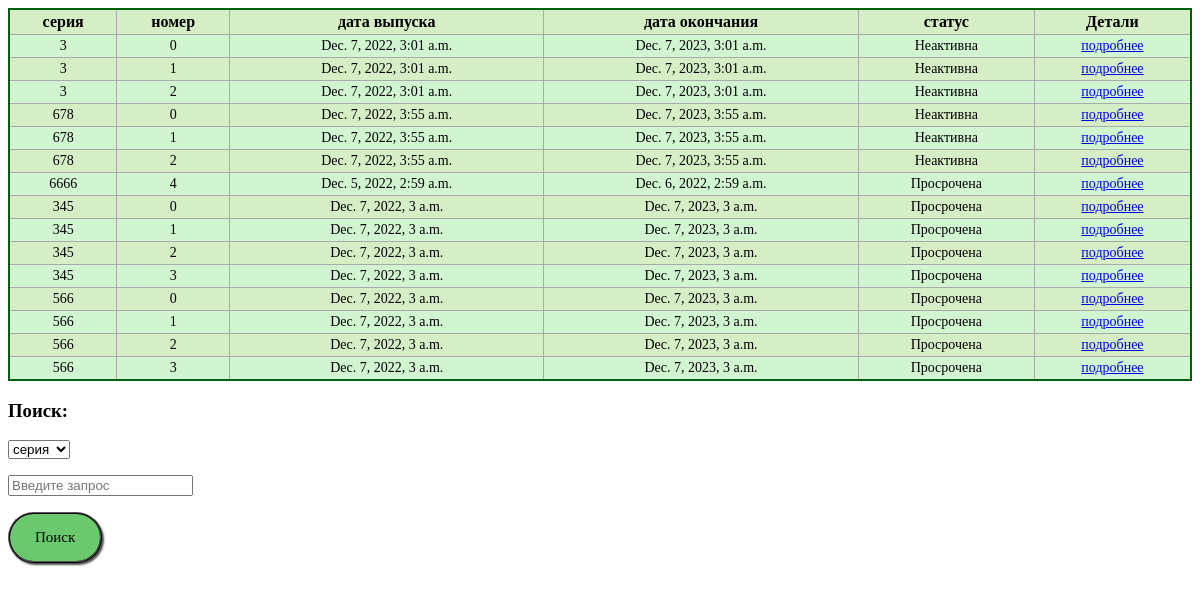
/card/, run on the app's committed database.
### app_card/models.py (models this page shows, shortened)
class Card(models.Model):
    STATUS_CHOICES = [('a', 'active'), ('e', 'inactive'), ('n', 'expired')]
    series = models.CharField(null=False, max_length=10, verbose_name='серия')
    number = models.IntegerField(null=False, verbose_name='номер')
    release_date = models.DateTimeField(verbose_name='дата выпуска')
    end_date = models.DateTimeField(verbose_name='дата окончания', db_index=True)
    status = models.CharField(max_length=1, default='e', choices=STATUS_CHOICES, verbose_name='статус')
    class Meta:
        ordering = ['status', 'release_date']
        unique_together = ('series', 'number')

### app_card/views.py (the view)
# urls.py: path('card/', CardListView.as_view(), name='card_list'),
class CardListView(generic.ListView):
    data = timezone.now()
    cards = Card.objects.order_by('end_date')
    for card in cards:
        if card.end_date <= data:
            card.status = 'n'
            card.save()
        else:
            break
    model = Card
    template_name = 'app_card/card_list.html'
    context_object_name = 'card_list'

### app_card/templates/app_card/card_list.html (shortened to what this page needs)
{% load static %}
<!DOCTYPE html>
<html lang="en">
<head>
    <link rel="stylesheet" href="{% static 'css/style.css'%}" type="text/css">
</head>
<body>
<div class="div1">
    <table class="my_table">
        <tr><th>серия</th><th>номер</th><th>дата выпуска</th><th>дата окончания</th><th>статус</th><th>Детали</th></tr>
        {% for card in card_list %}
        {% if card_list %}
        <tr><td>{{card.series}}</td>
            <td>{{card.number}}</td>
            <td>{{card.release_date}}</td>
            <td>{{card.end_date}}</td>
            <td>{% if card.status == 'e'%} Неактивна {% elif card.status == 'a'%} Активна {% else %} Просрочена {% endif %}</td>
            <td><a href="/card/{{card.id}}">подробнее</a></td>
        </tr>
        {% else %}
        <p></p>
        {% endif %}
        {% endfor %}
    </table>
</div>
<div class="div2">
    <h3>Поиск:</h3>
 <form method="post" action="/card/search/">
     <select name="fields">
         <option value="series">серия</option>
     </select>
     <p><input type="text" name="req" placeholder="Введите запрос" /></p>
            <input type="submit" value="Поиск" class="all_button">
     </form>
     </div>
</body>
</html>

### static/css/style.css (style rules this page uses)
.div1 { grid-area: 1 / 1 / 5 / 5; }
.div2 { grid-area: 1 / 5 / 3 / 6; }
table.my_table { border: 2px solid #006110; background-color: #D6EEC6; width: 100%; text-align: center; border-collapse: collapse; }
table.my_table td, table.my_table th { border: 1px solid #AAAAAA; padding: 3px 2px; }
table.my_table tbody td { font-size: 14px; color: #000000; }
table.my_table tr:nth-child(even) { background: #D1F5D1; }
.all_button { font-family: 'Comfortaa'; font-size: 15px; color: #000000 !important; padding: 15px 25px; box-shadow: 2px 2px 2px #4f4f4f; border-radius: 50px; border: 2px ridge #040404; background: #6bc96d; }

### data on the page
Card: series "3", number "0", release_date "Dec. 7, 2022, 3:01 a.m.", end_date "Dec. 7, 2023, 3:01 a.m.", status "Неактивна"
Card: series "3", number "1", release_date "Dec. 7, 2022, 3:01 a.m.", end_date "Dec. 7, 2023, 3:01 a.m.", status "Неактивна"
Card: series "3", number "2", release_date "Dec. 7, 2022, 3:01 a.m.", end_date "Dec. 7, 2023, 3:01 a.m.", status "Неактивна"
Card: series "678", number "0", release_date "Dec. 7, 2022, 3:55 a.m.", end_date "Dec. 7, 2023, 3:55 a.m.", status "Неактивна"
Card: series "678", number "1", release_date "Dec. 7, 2022, 3:55 a.m.", end_date "Dec. 7, 2023, 3:55 a.m.", status "Неактивна"
Card: series "678", number "2", release_date "Dec. 7, 2022, 3:55 a.m.", end_date "Dec. 7, 2023, 3:55 a.m.", status "Неактивна"
Card: series "6666", number "4", release_date "Dec. 5, 2022, 2:59 a.m.", end_date "Dec. 6, 2022, 2:59 a.m.", status "Просрочена"
Card: series "345", number "0", release_date "Dec. 7, 2022, 3 a.m.", end_date "Dec. 7, 2023, 3 a.m.", status "Просрочена"
Card: series "345", number "1", release_date "Dec. 7, 2022, 3 a.m.", end_date "Dec. 7, 2023, 3 a.m.", status "Просрочена"
Card: series "345", number "2", release_date "Dec. 7, 2022, 3 a.m.", end_date "Dec. 7, 2023, 3 a.m.", status "Просрочена"
Card: series "345", number "3", release_date "Dec. 7, 2022, 3 a.m.", end_date "Dec. 7, 2023, 3 a.m.", status "Просрочена"
Card: series "566", number "0", release_date "Dec. 7, 2022, 3 a.m.", end_date "Dec. 7, 2023, 3 a.m.", status "Просрочена"
Card: series "566", number "1", release_date "Dec. 7, 2022, 3 a.m.", end_date "Dec. 7, 2023, 3 a.m.", status "Просрочена"
Card: series "566", number "2", release_date "Dec. 7, 2022, 3 a.m.", end_date "Dec. 7, 2023, 3 a.m.", status "Просрочена"
Card: series "566", number "3", release_date "Dec. 7, 2022, 3 a.m.", end_date "Dec. 7, 2023, 3 a.m.", status "Просрочена"
